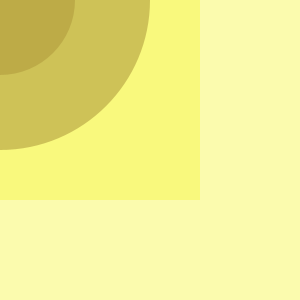
Frame 1 (no input)
Frame 60 (the mouse pressed at the canvas centre just before this capture): identical to frame 1, image omitted
Frame 120 (the mouse held since frame 60 and released just before this capture): identical to frame 1, image omitted

The Processing sketch that drew this single still picture (run headless with seeded random() and noise(); from frame 60 on, the mouse is pressed at the canvas centre):

// Processing sketch: processing_164802
// ── processing_164802.pde

int dragX, dragY, moveX, moveY;


void setup (){
  size (300, 300);
  smooth ();
  noStroke();
  
  
}

void draw (){
  background (255);
  fill (60, 3, 82, 150);
  ellipse (dragX/2, dragY/2, 300, 300);
  ellipse (dragX, dragY, 150, 150);
  fill (244, 245, 49, 100);
  rect (moveX/2, moveY/2, 300, 300);
  rect (moveX, moveY, 200, 200);
  }



void mouseMoved () {
  moveX= mouseX;
  moveY = mouseY;
  
}

void mouseDragged () {
  dragX = mouseX;
  dragY = mouseY;
  
}
